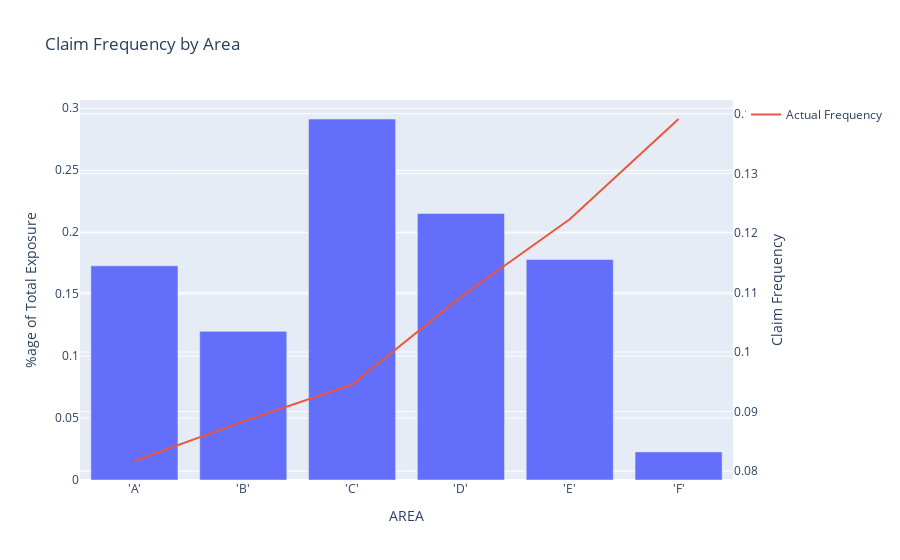

Source (notebook cell):
### Code cell
#Blue bars indicating the proportion of total exposure in each category of area
#Red line indicating the claim frequency for each category of area , expressed as a percentage.
#Area showing monotonic trend for claim frequency  

#convert snowpark dataframe to pandas dataframe
area_exposure_pd_df=area_exposure_df.to_pandas()

# Create a plot with dual y-axes
fig1 = px.bar(area_exposure_pd_df, x='AREA', y='PERCENTAGE_OF_TOTAL_EXPOSURE', labels={'PERCENTAGE_OF_TOTAL_EXPOSURE': '%age of Total Exposure'}, title='Claim Frequency by Area')
fig1.add_scatter(x=area_exposure_pd_df['AREA'], y=area_exposure_pd_df['CLAIMS_PER_UNIT_EXPOSURE'], mode='lines', name='Actual Frequency', yaxis='y2')

# Update the layout to include the second y-axis
fig1.update_layout(yaxis2=dict(title='Claim Frequency', overlaying='y', side='right'))

# Show the plot
fig1.show()

### Figure 1 — Plotly figure (JSON) as saved in the notebook; plotly's stock layout.template omitted (floating-point values rounded to 4 significant figures)
{"data": [{"alignmentgroup": "True", "hovertemplate": "AREA=%{x}<br>%age of Total Exposure=%{y}<extra></extra>", "legendgroup": "", "marker": {"color": "#636efa", "pattern": {"shape": ""}}, "name": "", "offsetgroup": "", "orientation": "v", "showlegend": false, "textposition": "auto", "type": "bar", "x": ["'A'", "'B'", "'C'", "'D'", "'E'", "'F'"], "xaxis": "x", "y": [0.1729, 0.12, 0.2914, 0.2151, 0.178, 0.02268], "yaxis": "y"}, {"mode": "lines", "name": "Actual Frequency", "type": "scatter", "x": ["'A'", "'B'", "'C'", "'D'", "'E'", "'F'"], "y": [0.0817, 0.08835, 0.09454, 0.1093, 0.1223, 0.1391], "yaxis": "y2"}], "layout": {"barmode": "relative", "legend": {"tracegroupgap": 0}, "title": {"text": "Claim Frequency by Area"}, "xaxis": {"anchor": "y", "domain": [0, 1], "title": {"text": "AREA"}}, "yaxis": {"anchor": "x", "domain": [0, 1], "title": {"text": "%age of Total Exposure"}}, "yaxis2": {"overlaying": "y", "side": "right", "title": {"text": "Claim Frequency"}}}}
